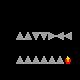

Below is a game level as drawn by its tile map, then a one-line description and the .tmx file that defines it, in full:
An orthogonal 10x10 tile map with 8x8 px tiles, 1 tile layer (Tile Layer 1).

<map version="1.0" tiledversion="1.0.3" orientation="orthogonal" renderorder="right-down" width="10" height="10" tilewidth="8" tileheight="8" nextobjectid="1">
 <tileset firstgid="1" source="traps.tsx" />
 <layer name="Tile Layer 1" width="10" height="10">
  <data encoding="csv">
3,1,1,1,1,1,1,1,1,2147483651,
4,0,0,0,0,0,0,0,0,4,
4,0,0,0,0,0,0,0,0,4,
4,0,0,0,0,0,0,0,0,4,
4,0,2,2147483650,1073741826,3221225474,2684354562,536870914,1610612738,4,
4,0,0,0,0,0,0,0,0,4,
4,0,0,0,0,0,0,0,0,4,
4,0,2,2,2,2,2,2,5,4,
3,1,1,1,1,1,1,1,1,2147483651,
4,0,0,0,0,0,0,0,0,4
</data>
 </layer>
</map>